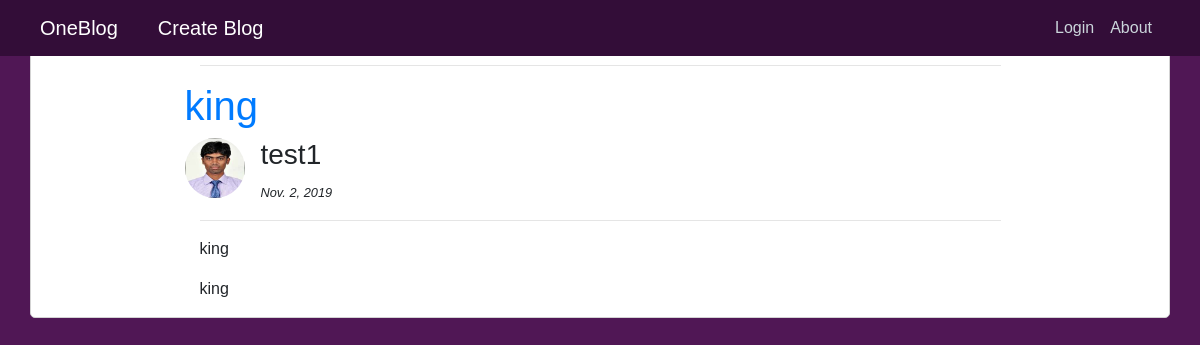
Page /blogdetail/13/ on the committed database.
### blog/models.py (models this page shows)
class  Blog(models.Model):
    blog_title = models.CharField(max_length = 200)
    blog_type = models.CharField(max_length = 100)
    blog_content = RichTextUploadingField()
    published_date = models.DateField(auto_now=True)
    feautured_image = models.ImageField(upload_to = "feautured_images/", default = 'blog_default.jpg')
    author = models.ForeignKey(User,on_delete=models.CASCADE,default=0)

### users/models.py (models this page shows, shortened)
class UserProfile(models.Model):
    user = models.OneToOneField(User, on_delete = models.CASCADE)
    phone = models.IntegerField(default = 00000)
    profile_picture = models.ImageField(default='profile_default.jpg' , upload_to = "profile_picture/" )

### blog/views.py (the view)
# urls.py: path('blogdetail/<int:pk>/',BlogDetailedView.as_view(), name = 'blogdetail'),
class BlogDetailedView(DetailView):
    model = Blog
    template_name = 'blog/blog_detail.html'

### blog/templates/blog/blog_detail.html (shortened to what this page needs)
{% extends 'blog/base.html' %}
{% block content %}
  <hr>
    <section class="row">
      <h1><a href='#'> {{ blog.blog_title }}<a></h1>
    </section>
    <section class="row">
      <div class="media">
            <img src="{{ blog.author.userprofile.profile_picture.url }}" alt="pavan" class="mr-3 rounded-circle circ1">
            <div class="media-body">
              <h3>{{ blog.author.username }}</h3>
              <small><i>{{ blog.published_date }}</i> </small>
            </div>
        </div>
    </section>
    <hr>
    <p>{{ blog.blog_content | safe }}</p>
{% endblock %}

### blog/static/blog/base.css (style rules this page uses)
body { margin-top: 3rem; font-size: 1rem; font-family: Neue Frutiger W01,sans-serif; background: #fff; background-color: #501755; }
.circ1 { width:60px; height:60px; }

### rows in the picture
Blog: blog_title "king", author.userprofile.profile_picture (picture), author.username "test1", published_date "Nov. 2, 2019", blog_content "king king"
